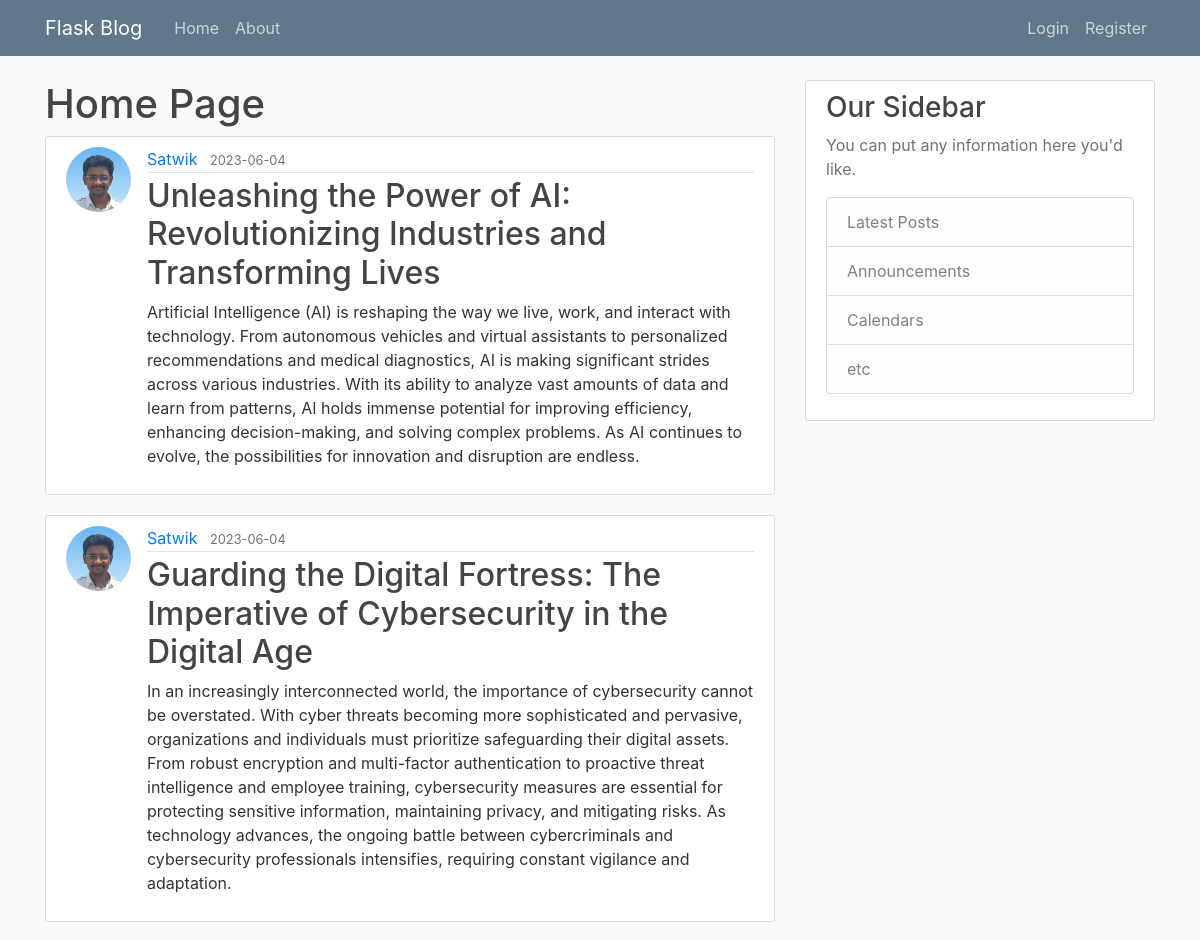
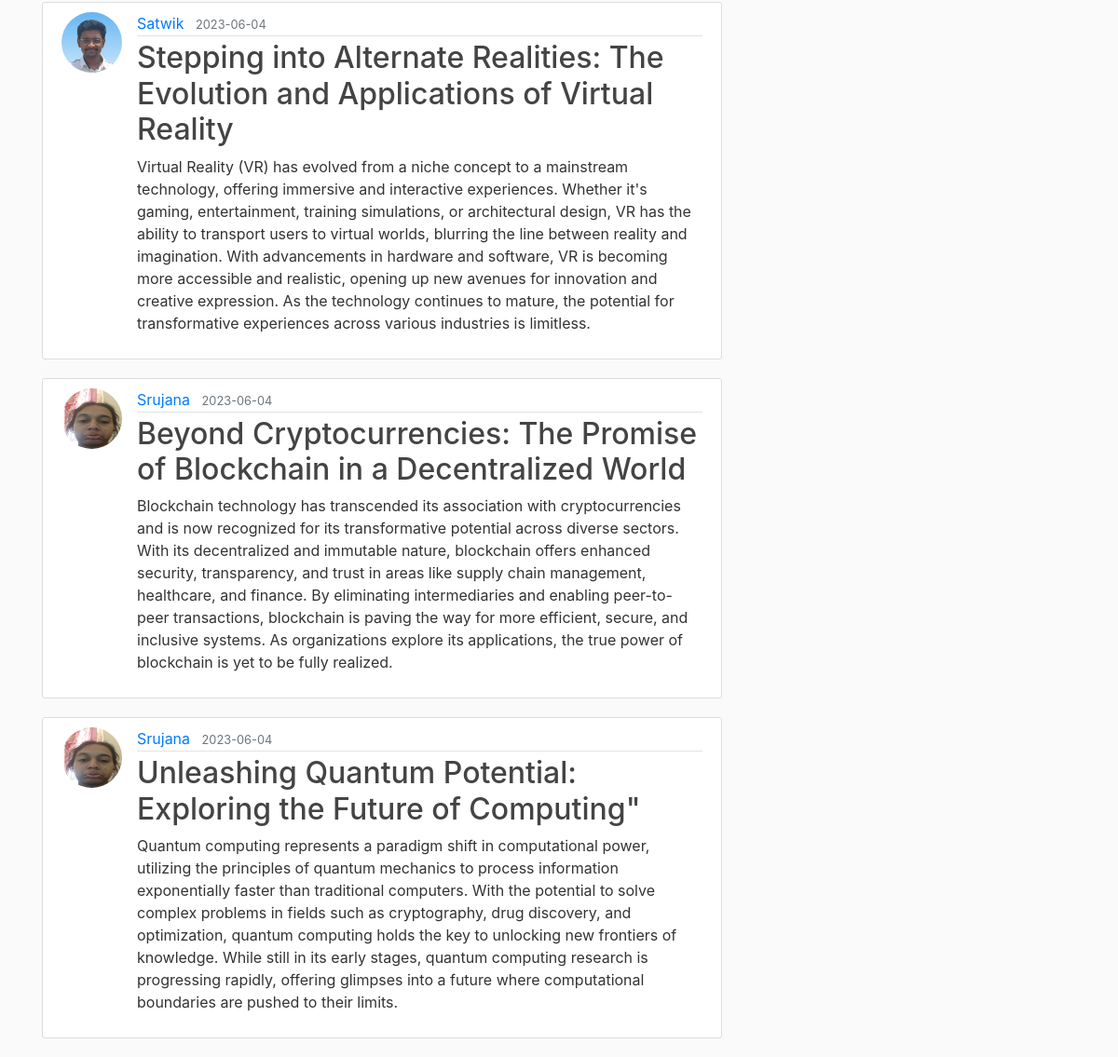
The page /home on the database its author committed (2 pictures, top to bottom).
### flaskblog/models.py (models this page shows, shortened)
class Post(db.Model):
    id = db.Column(db.Integer, primary_key=True)
    title = db.Column(db.String(100),nullable=False)
    date_posted = db.Column(db.DateTime,nullable=False,default=datetime.utcnow())
    content = db.Column(db.Text,nullable=False)
    user_id = db.Column(db.Integer,db.ForeignKey('user.id'),nullable=False)

class User(db.Model, UserMixin):
    id = db.Column(db.Integer, primary_key=True)
    username = db.Column(db.String(20),unique=True,nullable=False)
    email=db.Column(db.String(120),unique=True,nullable=False)
    image_file = db.Column(db.String(20),nullable=False,default='default.jpg')
    password=db.Column(db.String(60),nullable=False)
    posts = db.relationship('Post',backref='author',lazy=True)

### flaskblog/routes.py (the view)
@app.route("/")
@app.route("/home")
def home():
    page = request.args.get('page',1,type=int)
    posts = Post.query.order_by(Post.date_posted.desc()).paginate(page = page , per_page = 5)
    print(posts)
    return render_template('home.html', posts = posts)

### flaskblog/templates/home.html
{% extends 'layout.html' %}
{% block hehe %}
<h1>Home Page</h1>
{% for post in posts %}
<article class="media content-section">
    <img src="{{url_for('static',filename = 'pictures/' + post.author.image_file)}}" alt="" class="rounded-circle article-img">
    <div class="media-body">
        <div class="article-metadata">
            <a class="mr-2" href="#">{{ post.author.username }}</a>
            <small class="text-muted">{{ post.date_posted.strftime('%Y-%m-%d')}}</small>
        </div>
        <h2><a class="article-title" href="{{url_for('post',post_id=post.id)}}">{{ post.title }}</a></h2>
        <p class="article-content">{{ post.content }}</p>
    </div>
</article>
{% endfor %}
{% endblock hehe%}

### flaskblog/templates/layout.html (shortened to what this page needs)
<!DOCTYPE html>
<html lang="en">
<head>
    <link rel="stylesheet" href="https://cdn.jsdelivr.net/npm/bootstrap@4.3.1/dist/css/bootstrap.min.css"
>
    <link rel="stylesheet" href="{{url_for('static',filename = 'main.css')}}">
</head>
<body>
    <header class="site-header">
        <nav class="navbar navbar-expand-md navbar-dark bg-steel fixed-top">
            <div class="container">
                <a class="navbar-brand mr-4" href="/">Flask Blog</a>
                <div class="collapse navbar-collapse" id="navbarToggle">
                    <div class="navbar-nav mr-auto">
                        <a class="nav-item nav-link" href="{{url_for('home')}}">Home</a>
                        <a class="nav-item nav-link" href="{{url_for('about')}}">About</a>
                    </div>
                    <div class="navbar-nav">
                        {% if current_user.is_authenticated %}
                            <a href="{{url_for('new_post')}}" class="nav-item nav-link">New Post</a>
                            <a href="{{url_for('account')}}" class="nav-item nav-link">Account</a>
                            <a href="{{url_for('logout')}}" class="nav-item nav-link">Logout</a>
                        {%else %}
                            <a class="nav-item nav-link" href="{{url_for('login')}}">Login</a>
                            <a class="nav-item nav-link" href="{{url_for('register')}}">Register</a>
                        {% endif %}
                    </div>
                </div>
            </div>
        </nav>
    </header>
    <main role="main" class="container">
        <div class="row">
            <div class="col-md-8">
                {% block hehe %}{% endblock hehe%}
            </div>
            <div class="col-md-4">
                <div class="content-section">
                    <h3>Our Sidebar</h3>
                    <p class='text-muted'>You can put any information here you'd like.
                    <ul class="list-group">
                        <li class="list-group-item list-group-item-light">Latest Posts</li>
                        <li class="list-group-item list-group-item-light">Announcements</li>
                        <li class="list-group-item list-group-item-light">Calendars</li>
                        <li class="list-group-item list-group-item-light">etc</li>
                    </ul>
                    </p>
                </div>
            </div>
        </div>
    </main>
</body>
</html>
</body>
</html>

### flaskblog/static/main.css (style rules this page uses)
body { background: #fafafa; color: #333333; margin-top: 5rem; }
h1, h2, h3, h4, h5, h6 { color: #444444; }
.bg-steel { background-color: #5f788a; }
.site-header .navbar-nav .nav-link { color: #cbd5db; }
.content-section { background: #ffffff; padding: 10px 20px; border: 1px solid #dddddd; border-radius: 3px; margin-bottom: 20px; }
.article-title { color: #444444; }
.article-content { white-space: pre-line; }
.article-img { height: 65px; width: 65px; margin-right: 16px; }
.article-metadata { padding-bottom: 1px; margin-bottom: 4px; border-bottom: 1px solid #e3e3e3 }

### rows shown on the page
Post: image_file (picture), author.username "Satwik", date_posted "2023-06-04", title "Unleashing the Power of AI: Revolutionizing Industries and Transforming Lives", content "Artificial Intelligence (AI) is reshaping the way we live, work, and interact with technology. From autonomous vehicles and virtual assistants to personalized recommendations and medical diagnostics, AI is making significant strides across various industries. With its ability to analyze vast amounts of data and learn from patterns, AI holds immense potential for improving efficiency, enhancing decision-making, and solving complex problems. As AI continues to evolve, the possibilities for innovation and disruption are endless."
Post: image_file (picture), author.username "Satwik", date_posted "2023-06-04", title "Guarding the Digital Fortress: The Imperative of Cybersecurity in the Digital Age", content "In an increasingly interconnected world, the importance of cybersecurity cannot be overstated. With cyber threats becoming more sophisticated and pervasive, organizations and individuals must prioritize safeguarding their digital assets. From robust encryption and multi-factor authentication to proactive threat intelligence and employee training, cybersecurity measures are essential for protecting sensitive information, maintaining privacy, and mitigating risks. As technology advances, the ongoing battle between cybercriminals and cybersecurity professionals intensifies, requiring constant vigilance and adaptation."
Post: image_file (picture), author.username "Satwik", date_posted "2023-06-04", title "Stepping into Alternate Realities: The Evolution and Applications of Virtual Reality", content "Virtual Reality (VR) has evolved from a niche concept to a mainstream technology, offering immersive and interactive experiences. Whether it's gaming, entertainment, training simulations, or architectural design, VR has the ability to transport users to virtual worlds, blurring the line between reality and imagination. With advancements in hardware and software, VR is becoming more accessible and realistic, opening up new avenues for innovation and creative expression. As the technology continues to mature, the potential for transformative experiences across various industries is limitless."
Post: image_file (picture), author.username "Srujana", date_posted "2023-06-04", title "Beyond Cryptocurrencies: The Promise of Blockchain in a Decentralized World", content "Blockchain technology has transcended its association with cryptocurrencies and is now recognized for its transformative potential across diverse sectors. With its decentralized and immutable nature, blockchain offers enhanced security, transparency, and trust in areas like supply chain management, healthcare, and finance. By eliminating intermediaries and enabling peer-to-peer transactions, blockchain is paving the way for more efficient, secure, and inclusive systems. As organizations explore its applications, the true power of blockchain is yet to be fully realized."
Post: image_file (picture), author.username "Srujana", date_posted "2023-06-04", title "Unleashing Quantum Potential: Exploring the Future of Computing\"", content "Quantum computing represents a paradigm shift in computational power, utilizing the principles of quantum mechanics to process information exponentially faster than traditional computers. With the potential to solve complex problems in fields such as cryptography, drug discovery, and optimization, quantum computing holds the key to unlocking new frontiers of knowledge. While still in its early stages, quantum computing research is progressing rapidly, offering glimpses into a future where computational boundaries are pushed to their limits."
